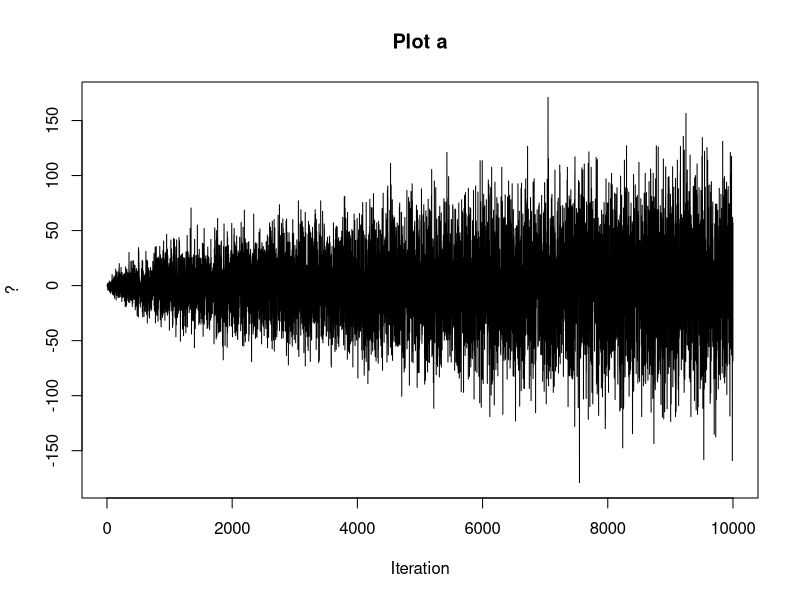
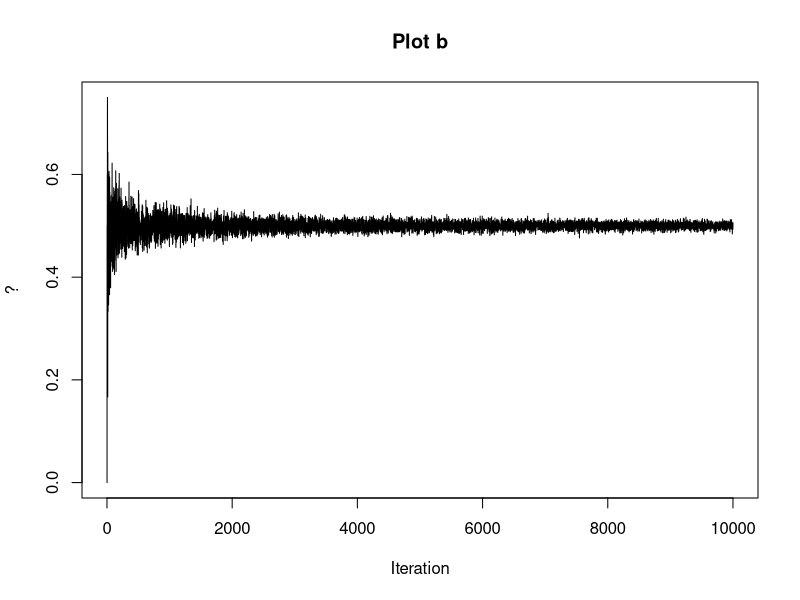

Here is the R script that generated these plots, in order:
## ---- chunk 1
numbers <- c(1:100)
sum(numbers)
## ---- chunk 2
numbers[2]
numbers[c(2,5)]
## ---- chunk 3
coins <- c("H", "T")
print(coins)
## ---- chunk 4
sample(coins, size=6, replace = TRUE)
## ---- chunk 5
tossers <- function(mysize){
coins <- c("H", "T")
results <- sample(coins, size=mysize, replace = TRUE)
return(results)
}
## ---- chunk 6
tossers(20)
results <- tossers(40)
## ---- chunk 7
length(results)
length(results[results == "H"])
## ---- chunk 8
converges <- vector("numeric", 10000)
## ---- chunk 9
for (i in 1:10000){
run <- tossers(i)  
converges[i] <- length(run[run == "H"])  
}
## ---- chunk 10
plot(c(1:10000), converges-(c(1:10000)/2), type = "l", main = "Plot a", xlab = "Iteration", ylab = "?")


plot(c(1:10000), converges/c(1:10000), type = "l", main = "Plot b", xlab = "Iteration", ylab = "?")
